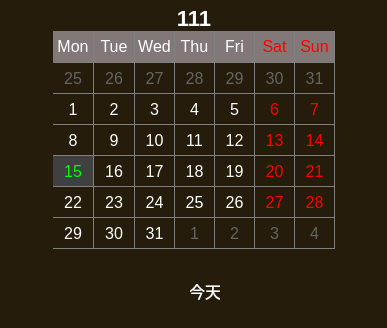
<?xml version="1.0" encoding="UTF-8"?>
<ui version="4.0">
 <class>StyledCalendar</class>
 <widget class="QWidget" name="StyledCalendar">
  <property name="geometry">
   <rect>
    <x>0</x>
    <y>0</y>
    <width>387</width>
    <height>328</height>
   </rect>
  </property>
  <property name="windowTitle">
   <string>StyledCalendar</string>
  </property>
  <property name="styleSheet">
   <string notr="true">background-color: rgb(37, 28, 11);</string>
  </property>
  <widget class="QWidget" name="content" native="true">
   <property name="geometry">
    <rect>
     <x>0</x>
     <y>0</y>
     <width>388</width>
     <height>255</height>
    </rect>
   </property>
   <property name="styleSheet">
    <string notr="true">background-color: rgb(37, 28, 11);
border-radius:10px;
font-size:12pt;</string>
   </property>
   <layout class="QHBoxLayout" name="horizontalLayout">
    <property name="spacing">
     <number>5</number>
    </property>
    <property name="leftMargin">
     <number>0</number>
    </property>
    <property name="topMargin">
     <number>6</number>
    </property>
    <property name="rightMargin">
     <number>0</number>
    </property>
    <property name="bottomMargin">
     <number>6</number>
    </property>
    <item>
     <widget class="QPushButton" name="btnPrev">
      <property name="styleSheet">
       <string notr="true">min-width:48;
min-height:48;
border-image: url(:/StyledCalendar/icon/icon-left.png);</string>
      </property>
      <property name="text">
       <string/>
      </property>
     </widget>
    </item>
    <item>
     <layout class="QVBoxLayout" name="verticalLayout">
      <property name="spacing">
       <number>0</number>
      </property>
      <item>
       <widget class="QLabel" name="naviBar">
        <property name="styleSheet">
         <string notr="true">font-size:22px;
font-weight:bold;
color:white;</string>
        </property>
        <property name="text">
         <string>111</string>
        </property>
        <property name="alignment">
         <set>Qt::AlignCenter</set>
        </property>
       </widget>
      </item>
      <item>
       <widget class="QCalendarWidget" name="calendar">
        <property name="focusPolicy">
         <enum>Qt::NoFocus</enum>
        </property>
        <property name="styleSheet">
         <string notr="true">/* header row */
QCalendarWidget QWidget 
{ 
	alternate-background-color: rgb(130, 120, 120); 
}
 
/* normal days */
QCalendarWidget QAbstractItemView:enabled 
{
	font-size:16px;  
	color: white;  
	selection-background-color: rgb(64, 64, 64); 
	selection-color: rgb(0, 255, 0); 
}
 
/* days in other months */
QCalendarWidget QAbstractItemView:disabled { color: rgb(100, 100, 100); }

/**/
QCalendarWidget QTableView{
	border-width:0px;
	gridline-color: gray;
	color:white;
}</string>
        </property>
        <property name="gridVisible">
         <bool>true</bool>
        </property>
        <property name="selectionMode">
         <enum>QCalendarWidget::SingleSelection</enum>
        </property>
        <property name="horizontalHeaderFormat">
         <enum>QCalendarWidget::ShortDayNames</enum>
        </property>
        <property name="verticalHeaderFormat">
         <enum>QCalendarWidget::NoVerticalHeader</enum>
        </property>
        <property name="navigationBarVisible">
         <bool>false</bool>
        </property>
        <property name="dateEditEnabled">
         <bool>true</bool>
        </property>
       </widget>
      </item>
     </layout>
    </item>
    <item>
     <widget class="QPushButton" name="btnNext">
      <property name="styleSheet">
       <string notr="true">min-width:48;
min-height:48;
border-image: url(:/StyledCalendar/icon/icon-right.png);</string>
      </property>
      <property name="text">
       <string/>
      </property>
     </widget>
    </item>
   </layout>
  </widget>
  <widget class="QPushButton" name="btnToday">
   <property name="geometry">
    <rect>
     <x>190</x>
     <y>260</y>
     <width>30</width>
     <height>61</height>
    </rect>
   </property>
   <property name="focusPolicy">
    <enum>Qt::NoFocus</enum>
   </property>
   <property name="styleSheet">
    <string notr="true">QPushButton{
	color:white;
	background-color: rgb(37, 28, 11);
	boder:0px solid black;
	border-radius:0px;
	border-width:0px;
	font-size:16px;
}
QPushButton:focus{
	padding: -2;
}
</string>
   </property>
   <property name="text">
    <string>今天</string>
   </property>
   <property name="flat">
    <bool>true</bool>
   </property>
  </widget>
 </widget>
 <layoutdefault spacing="6" margin="11"/>
 <resources/>
 <connections/>
</ui>
